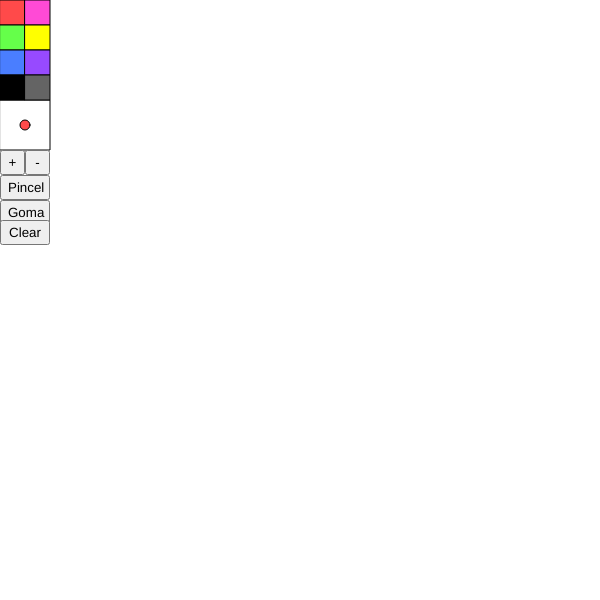
Frame 1 (no input)
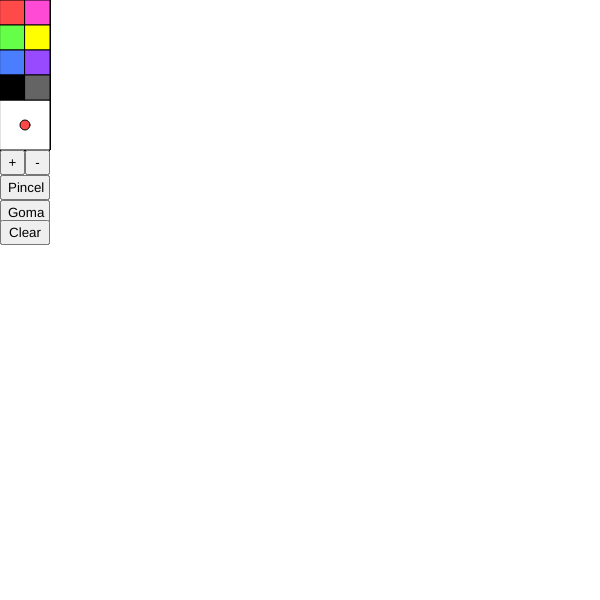
Frame 60 (no input)
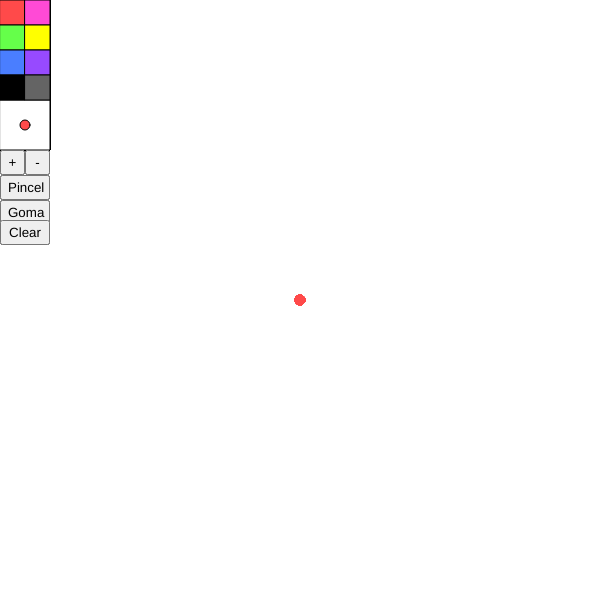
Frame 120 (the mouse pressed at the canvas centre since frame 60)

The p5.js sketch that drew these frames (run headless with seeded random() and noise() and a simulated clock; from frame 60 on, the mouse is pressed at the canvas centre):

// p5.js sketch
// ── sketch.js
var size = 3;
var arraySizes = [2, 4, 8, 10, 12, 16, 20, 30];
var arrayColor = [[255, 74, 74],[255, 74, 214], [101, 255, 74],[255, 255, 0],[74, 126, 255],[151, 74, 255],[0,0,0],[100,100,100]]
var colorPincel = 0;
var tipoPincel = 0;


function setup() {
  createCanvas(600, 600);
  background(255);
}

function draw() {
  colorMenu();
  showButtons();
  if (mouseIsPressed) {
    if (mouseX <= 50 && mouseY <= 100) getColor(); //seleccionar color
    else pintarPincel();
  }
}

function getColor(){
  var x = Math.trunc(mouseX/25); //Truncamos para saber que color es
  var y = Math.trunc(mouseY/25);
  if(x==0) // columna par
    colorPincel = y*2;
  else    //columna impar
    colorPincel = y*2+1;
}

function pintarPincel(){
  
  if(tipoPincel==0){
    stroke(arrayColor[colorPincel][0], arrayColor[colorPincel][1], arrayColor[colorPincel][2]);
    fill(arrayColor[colorPincel][0], arrayColor[colorPincel][1], arrayColor[colorPincel][2])
    ellipse(mouseX, mouseY, arraySizes[size], arraySizes[size]);
  }else{
    stroke(255);
    fill(255)
    ellipse(mouseX, mouseY, arraySizes[size], arraySizes[size]);
  }
  stroke(0);
}

function colorMenu() {
  fill(255);
  rect(0, 100, 50, 50); //Cuadrado para el tamaño del pincel
  fill(arrayColor[colorPincel][0], arrayColor[colorPincel][1], arrayColor[colorPincel][2]);
  ellipse(25, 125, arraySizes[size], arraySizes[size]); //muestra del puntero
  
  fill(arrayColor[0][0], arrayColor[0][1], arrayColor[0][2]);    //Color rojo
  rect(0, 0, 25, 25);
  
  fill(arrayColor[1][0], arrayColor[1][1], arrayColor[1][2]);  //Color rosa
  rect(25, 0, 25, 25);
  
  fill(arrayColor[2][0], arrayColor[2][1], arrayColor[2][2]);    //Color verde
  rect(0, 25, 25, 25);
  
  fill(arrayColor[3][0], arrayColor[3][1], arrayColor[3][2]);    //Color amarillo
  rect(25, 25, 25, 25);
  
  fill(arrayColor[4][0], arrayColor[4][1], arrayColor[4][2]);    //Color azul
  rect(0, 50, 25, 25);
  
  fill(arrayColor[5][0], arrayColor[5][1], arrayColor[5][2]);    //Color negro
  rect(25, 50, 25, 25);
  
  fill(arrayColor[6][0], arrayColor[6][1], arrayColor[6][2]);  //Color morado
  rect(0, 75, 25, 25);
  
  fill(arrayColor[7][0], arrayColor[7][1], arrayColor[7][2]);    //Color gris
  rect(25, 75, 25, 25);
  stroke(0);
}

function limpiar() {
  background(255);
}

function sizeMas(){
  if (++size == arraySizes.length) size = arraySizes.length-1;
}

function sizeMenos(){
  if (--size == -1) size = 0;
}

function selectPincel(){
  tipoPincel = 0;
}

function selectBorrador(){
  tipoPincel = 1;
}

function showButtons(){
  sizeButton1 = createButton('+');
  sizeButton1.position(0, 150);
  sizeButton1.size(25, 25);
  sizeButton1.mousePressed(sizeMas);
  sizeButton2 = createButton('-');
  sizeButton2.position(25, 150);
  sizeButton2.size(25, 25);
  sizeButton2.mousePressed(sizeMenos);
  
  pincelButton = createButton('Pincel');
  pincelButton.position(0, 175);
  pincelButton.size(50, 25);
  pincelButton.mousePressed(selectPincel);
  
  gomaButton = createButton('Goma');
  gomaButton.position(0, 200);
  gomaButton.size(50, 25);
  gomaButton.mousePressed(selectBorrador);
  
  resetButton = createButton('Clear');
  resetButton.position(0, 220);
  resetButton.size(50, 25);
  resetButton.mousePressed(limpiar);
}
